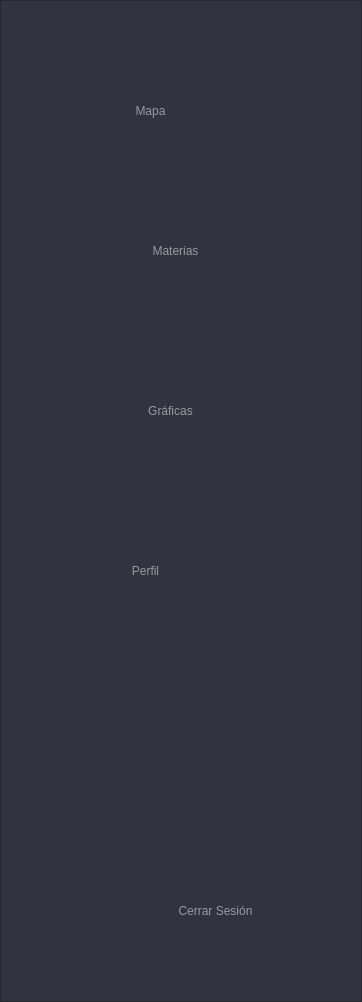
     <widget class="QFrame" name="frame_11">
      <property name="geometry">
       <rect>
        <x>0</x>
        <y>0</y>
        <width>362</width>
        <height>1002</height>
       </rect>
      </property>
      <property name="styleSheet">
       <string notr="true">QFrame {
	background-color: rgb(49, 51, 64);
}

QPushButton{
	background-color: rgb(49, 51, 64);
	border: none;
	color: rgb(153, 153, 161);

}</string>
      </property>
      <property name="frameShape">
       <enum>QFrame::StyledPanel</enum>
      </property>
      <property name="frameShadow">
       <enum>QFrame::Raised</enum>
      </property>
      <widget class="QPushButton" name="mapa">
       <property name="geometry">
        <rect>
         <x>40</x>
         <y>80</y>
         <width>191</width>
         <height>62</height>
        </rect>
       </property>
       <property name="styleSheet">
        <string notr="true">QPushButton{
font: 24pt &quot;Arial&quot;;
background-image: url(:/Imagenes/Alumno/Mapa32.png);
background-repeat: no-repeat;
padding-left: 30px;
background-position:center left;

}
QPushButton:hover{
	
	font: 24pt &quot;Arial&quot;;
	color: #ffffff;
	background-image: url(:/Imagenes/Alumno/Mapa_Hover_32.png);
background-repeat: no-repeat;
padding-left: 30px;
background-position:center left;
}

QPushButton:pressed{
	
	font: 24pt &quot;Arial&quot;;
	color:  rgb(145, 196, 107);
	background-image: url(:/Imagenes/Alumno/Mapa_Pressed_32.png);
background-repeat: no-repeat;
padding-left: 30px;
background-position:center left;

}</string>
       </property>
       <property name="text">
        <string>Mapa</string>
       </property>
       <property name="iconSize">
        <size>
         <width>40</width>
         <height>40</height>
        </size>
       </property>
      </widget>
      <widget class="QPushButton" name="materias">
       <property name="geometry">
        <rect>
         <x>40</x>
         <y>220</y>
         <width>241</width>
         <height>62</height>
        </rect>
       </property>
       <property name="styleSheet">
        <string notr="true">QPushButton{
font: 24pt &quot;Arial&quot;;
background-image: url(:/Imagenes/Profesor/Materias32.png);
background-repeat: no-repeat;
padding-left: 30px;
background-position:center left;

}

QPushButton:hover{
	
	font: 24pt &quot;Arial&quot;;
	color: #ffffff;
	background-image: url(:/Imagenes/Profesor/Materias_Hover_32.png);
background-repeat: no-repeat;
padding-left: 30px;
background-position:center left;

}
QPushButton:pressed{
	
	font: 24pt &quot;Arial&quot;;
	color:  rgb(145, 196, 107);
	background-image: url(:/Imagenes/Profesor/Materias_Pressed_32.png);
background-repeat: no-repeat;
padding-left: 30px;
background-position:center left;

}</string>
       </property>
       <property name="text">
        <string>Materias</string>
       </property>
      </widget>
      <widget class="QPushButton" name="graficas">
       <property name="geometry">
        <rect>
         <x>40</x>
         <y>380</y>
         <width>231</width>
         <height>62</height>
        </rect>
       </property>
       <property name="styleSheet">
        <string notr="true">QPushButton{
font: 24pt &quot;Arial&quot;;
background-image: url(:/Imagenes/Profesor/Graficas32.png);
background-repeat: no-repeat;
padding-left: 30px;
background-position:center left;

}
QPushButton:hover{
	
	font: 24pt &quot;Arial&quot;;
	color: #ffffff;
	background-image: url(:/Imagenes/Profesor/Graficas_Hover_32.png);
background-repeat: no-repeat;
padding-left: 30px;
background-position:center left;
}
QPushButton:pressed{
	
	font: 24pt &quot;Arial&quot;;
	color:  rgb(145, 196, 107);
	background-image: url(:/Imagenes/Profesor/Graficas_Pressed_32.png);
background-repeat: no-repeat;
padding-left: 30px;
background-position:center left;

}</string>
       </property>
       <property name="text">
        <string>Gráficas</string>
       </property>
      </widget>
      <widget class="QPushButton" name="perfil">
       <property name="geometry">
        <rect>
         <x>40</x>
         <y>540</y>
         <width>181</width>
         <height>62</height>
        </rect>
       </property>
       <property name="styleSheet">
        <string notr="true">QPushButton{
font: 24pt &quot;Arial&quot;;
background-image: url(:/Imagenes/Profesor/Perfil32.png);
background-repeat: no-repeat;
padding-left: 30px;
background-position:center left;

}
QPushButton:hover{
	
	font: 24pt &quot;Arial&quot;;
	color: #ffffff;
	background-image: url(:/Imagenes/Profesor/Perfil_Hover_32.png);
background-repeat: no-repeat;
padding-left: 30px;
background-position:center left;
}
QPushButton:pressed{
	
	font: 24pt &quot;Arial&quot;;
	color:  rgb(145, 196, 107);
	background-image: url(:/Imagenes/Profesor/Perfil_Pressed_32.png);
background-repeat: no-repeat;
padding-left: 30px;
background-position:center left;

}</string>
       </property>
       <property name="text">
        <string>Perfil</string>
       </property>
      </widget>
      <widget class="QPushButton" name="cerrar_sesion">
       <property name="geometry">
        <rect>
         <x>40</x>
         <y>880</y>
         <width>321</width>
         <height>62</height>
        </rect>
       </property>
       <property name="styleSheet">
        <string notr="true">QPushButton{
font: 24pt &quot;Arial&quot;;
background-image: url(:/Imagenes/Profesor/CerrarSesion32.png);
background-repeat: no-repeat;
padding-left: 30px;
background-position:center left;
}
QPushButton:hover{
	
	font: 24pt &quot;Arial&quot;;
	color: #ffffff;
	background-image: url(:/Imagenes/Profesor/CerrarSesion_Hover_32.png);
background-repeat: no-repeat;
padding-left: 30px;
background-position:center left;

}
QPushButton:pressed{
	
	font: 24pt &quot;Arial&quot;;
	color:  rgb(145, 196, 107);
	background-image: url(:/Imagenes/Profesor/CerrarSesion_Pressed_32.png);
background-repeat: no-repeat;
padding-left: 30px;
background-position:center left;

}</string>
       </property>
       <property name="text">
        <string>Cerrar Sesión</string>
       </property>
      </widget>
     </widget>
